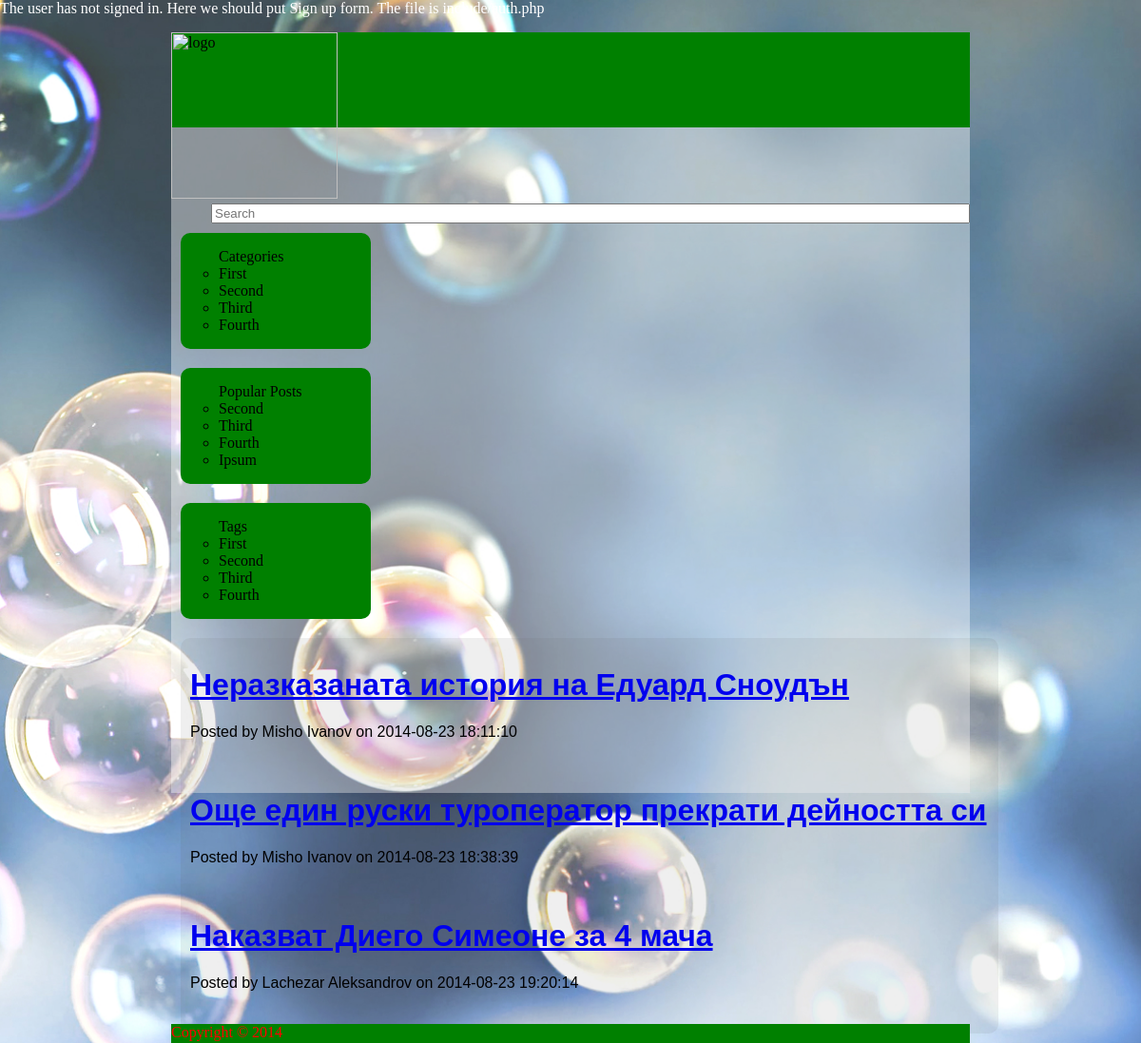
Screenshot of /main.php with the database file from the repository.
### tables this page shows
CREATE TABLE IF NOT EXISTS `post` (
  `post_id` int(11) NOT NULL AUTO_INCREMENT,
  `action_id` int(11) unsigned NOT NULL,
  `user_id` int(10) unsigned NOT NULL,
  `post_name` varchar(255) NOT NULL,
  `post_text` text NOT NULL,
  `post_date` datetime NOT NULL,
  `views` int(10) unsigned NOT NULL DEFAULT '0',
  PRIMARY KEY (`post_id`)
);

CREATE TABLE IF NOT EXISTS `user` (
  `user_id` int(10) unsigned NOT NULL AUTO_INCREMENT,
  `action_id` int(11) NOT NULL,
  `first_name` varchar(50) NOT NULL,
  `last_name` varchar(50) NOT NULL,
  `username` varchar(50) NOT NULL,
  `password` varchar(50) NOT NULL,
  `email` varchar(50) NOT NULL,
  `user_type_id` int(50) unsigned NOT NULL DEFAULT '2',
  PRIMARY KEY (`user_id`)
);

### class/Select.class.php (called while the page is built, shortened)
<?php
class Select {
	public function mysqlRun($query) {
		$db = mysql_connect(MYSQL_HOST, MYSQL_USER, MYSQL_PASSWORD);
		return mysql_query($query, $db);
	}
	public function write($query) {
		$handle = fopen('include/queries.txt', 'a+');
	}
	function lastArticles($count) {
		$query =
			"SELECT T0.post_id, T0.post_text, T0.post_date, T0.post_name, T1.first_name, T1.last_name, T1.username " .
			"FROM post T0 " .
			"LEFT JOIN user T1 ON T0.user_id = T1.user_id " .
			"LIMIT 0," . $count;
		return $this->mysqlRun($query);
	}
}

### posts.php (the view)
<?php
$result 	= $select->lastArticles(10);
while ($row = mysql_fetch_array($result)) {
?>
<h1><a href="?p=2&post=<?=$row['post_id']?>"><?=$row['post_name']?></a></h1>
<p>Posted by <?=$row['first_name']?> <?=$row['last_name']?> on <?=$row['post_date']?></p>
<br />
<?php
}
?>

### include/auth.php (shortened to what this page needs)
<?php
if (!isset($_SESSION['logged'])) {
    echo '<p style="color:white">The user has not signed in. Here we should put Sign up form. The file is include/auth.php</p>';
}

### main.php (shortened to what this page needs)
<?php
include 'include/auth.php';
?>
<!DOCTYPE html>
<html>
<head lang="en">
    <link rel="stylesheet" href="css/style.css"/>
    <link rel="stylesheet" href="css/article-generator.css"/>
</head>
<body>
    <div id="wrapper">
        <header>
            <img id="logo" src="./images/cooltext1684135702.png" alt="logo"/>
            <input type="search" placeholder="Search">
        </header>
        <div id="sidebars">
            <aside class="sidebar">
                <ul>
                    <li>Categories</li>
                    <li>First</li>
                    <li>Second</li>
                    <li>Third</li>
                    <li>Fourth</li>
                </ul>
            </aside>
            <aside class="sidebar">
                <ul>
                    <li>Popular Posts</li>
                    <li>Second</li>
                    <li>Third</li>
                    <li>Fourth</li>
                    <li>Ipsum</li>
                </ul>
            </aside>
            <aside class="sidebar">
                <ul>
                    <li>Tags</li>
                    <li>First</li>
                    <li>Second</li>
                    <li>Third</li>
                    <li>Fourth</li>
                </ul>
            </aside>
        </div>
        <div id="main">
<?php
include 'class/Select.class.php';
$select = new Select();
if ( $_GET['p'] == '' ) { include 'posts.php'; }
?>
        </div>
        <footer>
        </footer>
    </div>
</body>
</html>

### css/style.css (style rules this page uses)
﻿html, body { margin:0; padding:0; width:100%; height:100%; }
body { background: url('../images/artistic-bubbles.jpg') no-repeat center center fixed; -webkit-background-size: cover; -moz-background-size: cover; -o-background-size: cover; background-size: cover; }
header { height: 100px; background-color: green; margin-bottom: 15px; }
div#wrapper { height:100%; width:70%; margin:0 auto; background-color:rgba(255, 255, 255, 0.4); }
#sidebars { display: inline-block; width: 220px; }
.sidebar { background-color: green; width: 200px; border-radius: 10px; float: left; margin: 10px; }
.sidebar ul li { list-style-type: circle; }
.sidebar ul li:first-of-type { list-style-type: none; }
#main { width: 60%; font-family: Calibri, Arial, sans-serif; vertical-align: top; margin: 10px; padding: 10px; border-radius: 10px; display: inline-block; text-align: justify; background-color:rgba(255, 255, 255, 0.5); }
header img#logo { width: 175px; }
header input { float: right; }
footer { position: absolute; bottom:0; width: 70%; height: 20px; margin: 0; color: red; background-color: green; }

### css/article-generator.css (style rules this page uses)
input { margin-top: 5px; width: 95%; }
#main { width: 100%; font-family: Calibri, Arial, sans-serif; vertical-align: top; margin: 10px; padding: 10px; border-radius: 10px; display: inline-block; text-align: justify; background-color:rgba(102, 102, 102, 0.1); }

### rows the page displays
post: post_name "Неразказаната история на Едуард Сноудън", user.first_name "Misho", user.last_name "Ivanov", post_date "2014-08-23 18:11:10"
post: post_name "Още един руски туроператор прекрати дейността си", user.first_name "Misho", user.last_name "Ivanov", post_date "2014-08-23 18:38:39"
post: post_name "Наказват Диего Симеоне за 4 мача", user.first_name "Lachezar", user.last_name "Aleksandrov", post_date "2014-08-23 19:20:14"
